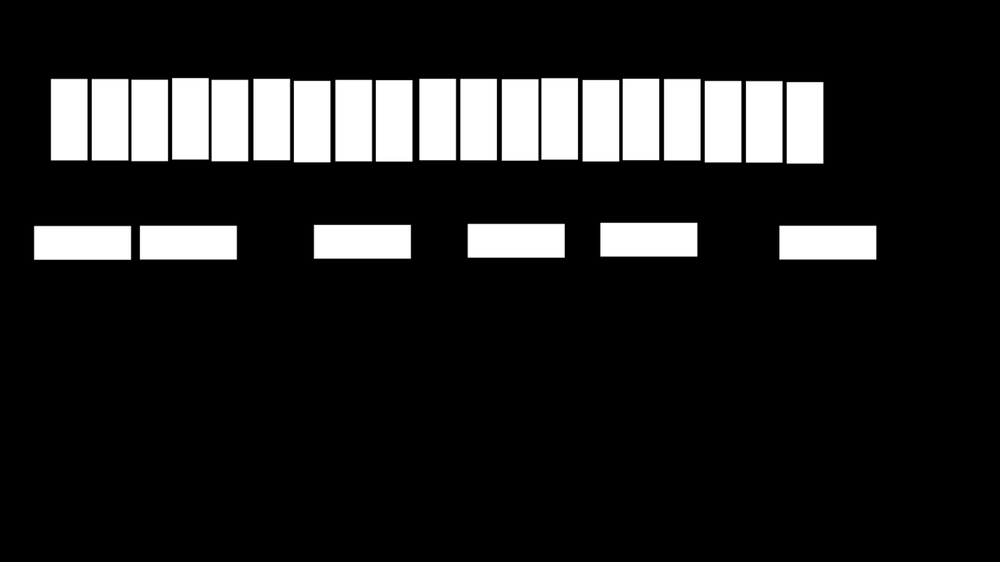
#> input picture Smart_Parking_Car_IOT_Challenge_2024/test_chau/htdocs/parking-space-counter/mask_hust_c7.png, 1000 x 562 px, shrunk from 1922 x 1080 before the run, found by its file name
$ python crop_plate.py   (older library calls are emulated)
#> lines starting #> are read from the running program, lines starting #| are printed output that depends on the picture
import os
import cv2
import matplotlib.pyplot as plt

output_dir = 'C:\\Users\\Admin\\Documents\\GitHub\\Smart_parking_car_computer_vision\\Detect_vitri\\parking-space-counter\\data\\all'
mask_path = 'Detect_vitri\\parking-space-counter\\mask_hust_c7.png'
original_image_path = 'Detect_vitri\\parking-space-counter\\original.jpg'

mask = cv2.imread(mask_path, 0)
#> mask is the input picture: shape (562, 1000); min 0, max 255, mean 34.7
original_image = cv2.imread(original_image_path)
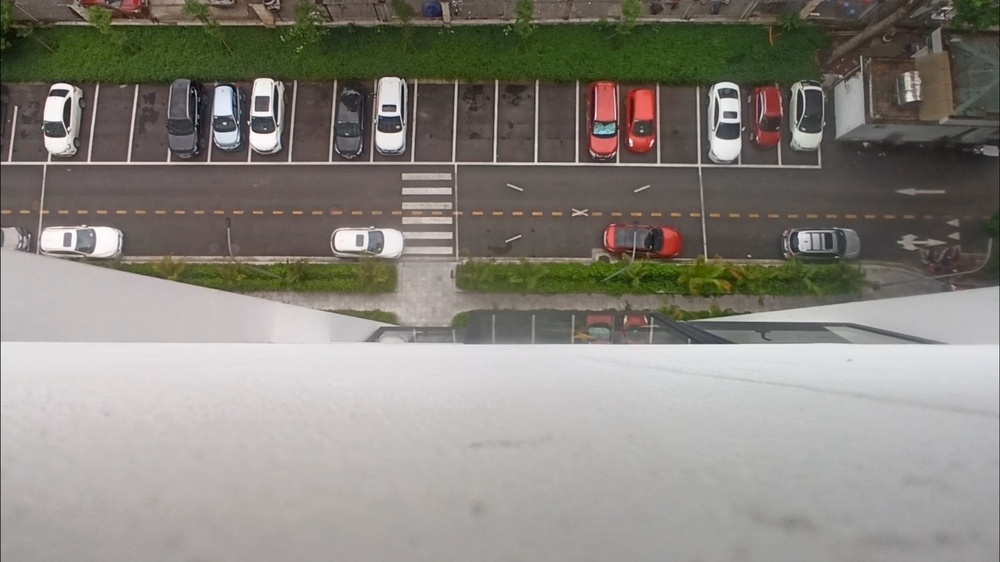
#> input picture Smart_Parking_Car_IOT_Challenge_2024/test_chau/htdocs/parking-space-counter/original.jpg, 1000 x 562 px, shrunk from 1922 x 1080 before the run, found by its file name
#> original_image is the input picture: shape (562, 1000, 3); mean B, G, R 124.9, 132.2, 135.9

analysis = cv2.connectedComponentsWithStats(mask, 4, cv2.CV_32S)
(totalLabels, label_ids, values, centroid) = analysis
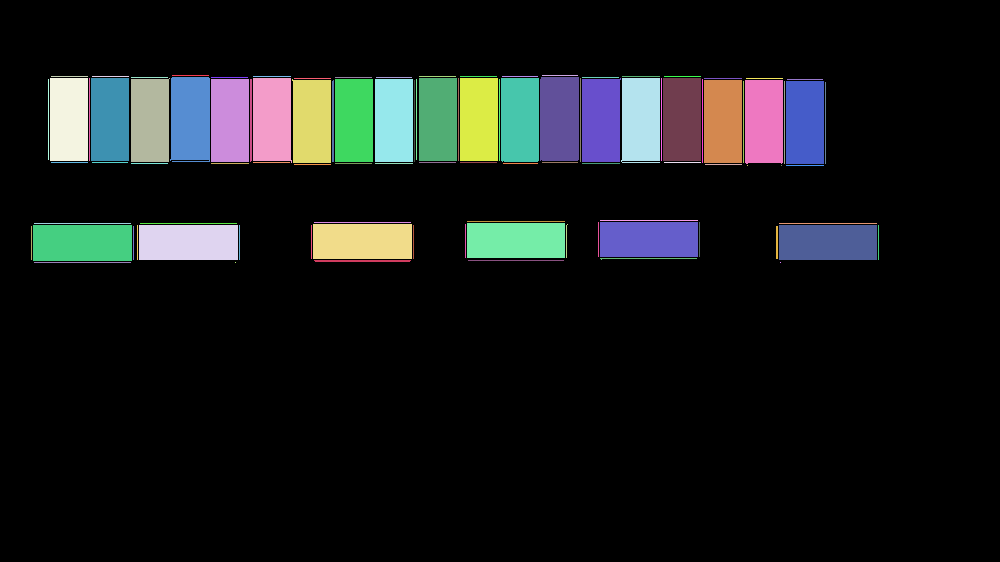
#> label_ids: shape (562, 1000) int32; 101 distinct labels, from 0 to 100; one colour per label, 0 black
#> totalLabels = 101; values = 101 rows, first 6: [0, 0, 1000, 562, 476835], [172, 75, 37, 1, 37], [542, 75, 36, 1, 36], [51, 76, 37, 1, 37], [92, 76, 37, 1, 37], [131, 77, 37, 1, 37]; centroid = 101 pairs, first value 31 to 878, second value 75 to 303.6

slots = []
for i in range(1, totalLabels):
    # Area of the component
    area = values[i, cv2.CC_STAT_AREA]

    # Now extract the coordinate points
    x1 = values[i, cv2.CC_STAT_LEFT]
    y1 = values[i, cv2.CC_STAT_TOP]
    w = values[i, cv2.CC_STAT_WIDTH]
    h = values[i, cv2.CC_STAT_HEIGHT]

    # Coordinate of the bounding box
    pt1 = (x1, y1)
    pt2 = (x1 + w, y1 + h)
    (X, Y) = centroid[i]

    slots.append([x1, y1, w, h])
#> this loop made 100 passes
#> (area, x1, y1, w, h, pt2, X, Y) on passes 1 to 12: (37, 172, 75, 37, 1, (209, 76), 190, 75), (36, 542, 75, 36, 1, (578, 76), 559.5, 75), (37, 51, 76, 37, 1, (88, 77), 69, 76), (37, 92, 76, 37, 1, (129, 77), 110, 76), (37, 131, 77, 37, 1, (168, 78), 149, 77), (3276, 170, 77, 40, 85, (210, 162), 190, 118.6), (37, 211, 77, 37, 1, (248, 78), 229, 77), (38, 253, 76, 38, 1, (291, 77), 271.5, 76), (37, 335, 77, 37, 1, (372, 78), 353, 77), (36, 376, 77, 36, 1, (412, 78), 393.5, 77), (37, 419, 76, 37, 1, (456, 77), 437, 76), (37, 460, 76, 37, 1, (497, 77), 478, 76)
#> after the loop, slots = 100 items, first 6: [172, 75, 37, 1], [542, 75, 36, 1], [51, 76, 37, 1], [92, 76, 37, 1], [131, 77, 37, 1], [170, 77, 40, 85]

# Save each slot as a separate image
for i, slot in enumerate(slots):
    slot_number = i + 1  # Slot number starts from 1
    x1, y1, w, h = slot

    # Crop the slot from the original image
    slot_image = original_image[y1:y1+h, x1:x1+w]

    # Save the slot image to the output directory
    slot_output_path = os.path.join(output_dir, f'slot_{slot_number}.jpg')
    cv2.imwrite(slot_output_path, slot_image)

    # Optionally, display the slot image
    plt.imshow(cv2.cvtColor(slot_image, cv2.COLOR_BGR2RGB))
    plt.show()
#> this loop made 100 passes
#> (x1, y1, w, h) on passes 1 to 12: (172, 75, 37, 1), (542, 75, 36, 1), (51, 76, 37, 1), (92, 76, 37, 1), (131, 77, 37, 1), (170, 77, 40, 85), (211, 77, 37, 1), (253, 76, 38, 1), (335, 77, 37, 1), (376, 77, 36, 1), (419, 76, 37, 1), (460, 76, 37, 1)
#> slot on passes 33 to 38: [460, 78, 38, 83], [499, 79, 1, 82], [501, 78, 38, 84], [580, 78, 1, 84], [582, 78, 39, 84], [621, 78, 39, 85]
#> pass 1, `plt.show()`:
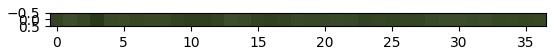
#> figure drawn by matplotlib, 1 panel
#> pass 2, `plt.show()`:
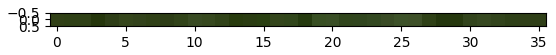
#> figure drawn by matplotlib, 1 panel
